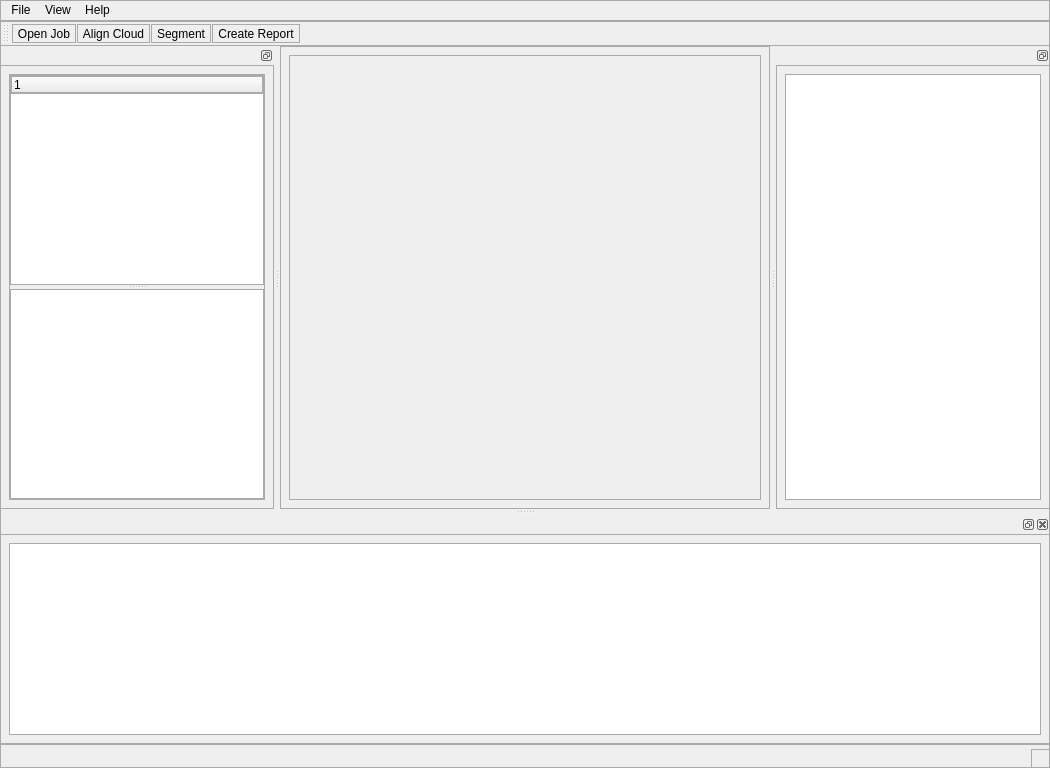
<?xml version="1.0" encoding="UTF-8"?>
<ui version="4.0">
 <class>MainWindow</class>
 <widget class="QMainWindow" name="MainWindow">
  <property name="geometry">
   <rect>
    <x>0</x>
    <y>0</y>
    <width>1050</width>
    <height>768</height>
   </rect>
  </property>
  <property name="windowTitle">
   <string>MainWindow</string>
  </property>
  <property name="styleSheet">
   <string notr="true">border: 1px solid rgb(170, 170, 170);
</string>
  </property>
  <widget class="QWidget" name="centralwidget">
   <layout class="QHBoxLayout" name="horizontalLayout">
    <item>
     <widget class="QWidget" name="cloud_viewer" native="true"/>
    </item>
   </layout>
  </widget>
  <widget class="QStatusBar" name="statusbar"/>
  <widget class="QDockWidget" name="dockWidget">
   <property name="features">
    <set>QDockWidget::DockWidgetFloatable|QDockWidget::DockWidgetMovable</set>
   </property>
   <attribute name="dockWidgetArea">
    <number>1</number>
   </attribute>
   <widget class="QWidget" name="dockWidgetContents">
    <layout class="QVBoxLayout" name="verticalLayout">
     <item>
      <widget class="QSplitter" name="splitter">
       <property name="orientation">
        <enum>Qt::Vertical</enum>
       </property>
       <widget class="QTreeWidget" name="treeJobData">
        <column>
         <property name="text">
          <string notr="true">1</string>
         </property>
        </column>
       </widget>
       <widget class="QListWidget" name="listJobProperty"/>
      </widget>
     </item>
    </layout>
   </widget>
  </widget>
  <widget class="QDockWidget" name="dockWidget_2">
   <attribute name="dockWidgetArea">
    <number>8</number>
   </attribute>
   <widget class="QWidget" name="dockWidgetContents_2">
    <layout class="QVBoxLayout" name="verticalLayout_3">
     <item>
      <widget class="QListWidget" name="listStatus"/>
     </item>
    </layout>
   </widget>
  </widget>
  <widget class="QDockWidget" name="dockWidget_3">
   <property name="features">
    <set>QDockWidget::DockWidgetFloatable|QDockWidget::DockWidgetMovable</set>
   </property>
   <attribute name="dockWidgetArea">
    <number>2</number>
   </attribute>
   <widget class="QWidget" name="dockWidgetContents_3">
    <layout class="QVBoxLayout" name="verticalLayout_2">
     <item>
      <widget class="QListWidget" name="listReportInfo"/>
     </item>
    </layout>
   </widget>
  </widget>
  <widget class="QToolBar" name="toolBar">
   <property name="windowTitle">
    <string>toolBar</string>
   </property>
   <attribute name="toolBarArea">
    <enum>TopToolBarArea</enum>
   </attribute>
   <attribute name="toolBarBreak">
    <bool>false</bool>
   </attribute>
   <addaction name="actionOpen_Job"/>
   <addaction name="actionAlign_Cloud"/>
   <addaction name="actionSegment"/>
   <addaction name="actionCreate_Report"/>
  </widget>
  <widget class="QMenuBar" name="menubar">
   <property name="geometry">
    <rect>
     <x>0</x>
     <y>0</y>
     <width>1050</width>
     <height>24</height>
    </rect>
   </property>
   <widget class="QMenu" name="menuFile">
    <property name="title">
     <string>File</string>
    </property>
   </widget>
   <widget class="QMenu" name="menuView">
    <property name="title">
     <string>View</string>
    </property>
   </widget>
   <widget class="QMenu" name="menuHelp">
    <property name="title">
     <string>Help</string>
    </property>
   </widget>
   <addaction name="menuFile"/>
   <addaction name="menuView"/>
   <addaction name="menuHelp"/>
  </widget>
  <action name="actionOpen_Job">
   <property name="icon">
    <iconset theme="accessories-calculator"/>
   </property>
   <property name="text">
    <string>Open Job</string>
   </property>
   <property name="menuRole">
    <enum>QAction::TextHeuristicRole</enum>
   </property>
  </action>
  <action name="actionAlign_Cloud">
   <property name="text">
    <string>Align Cloud</string>
   </property>
   <property name="menuRole">
    <enum>QAction::NoRole</enum>
   </property>
  </action>
  <action name="actionSegment">
   <property name="text">
    <string>Segment</string>
   </property>
   <property name="menuRole">
    <enum>QAction::NoRole</enum>
   </property>
  </action>
  <action name="actionCreate_Report">
   <property name="text">
    <string>Create Report</string>
   </property>
   <property name="menuRole">
    <enum>QAction::NoRole</enum>
   </property>
  </action>
 </widget>
 <resources/>
 <connections/>
</ui>
